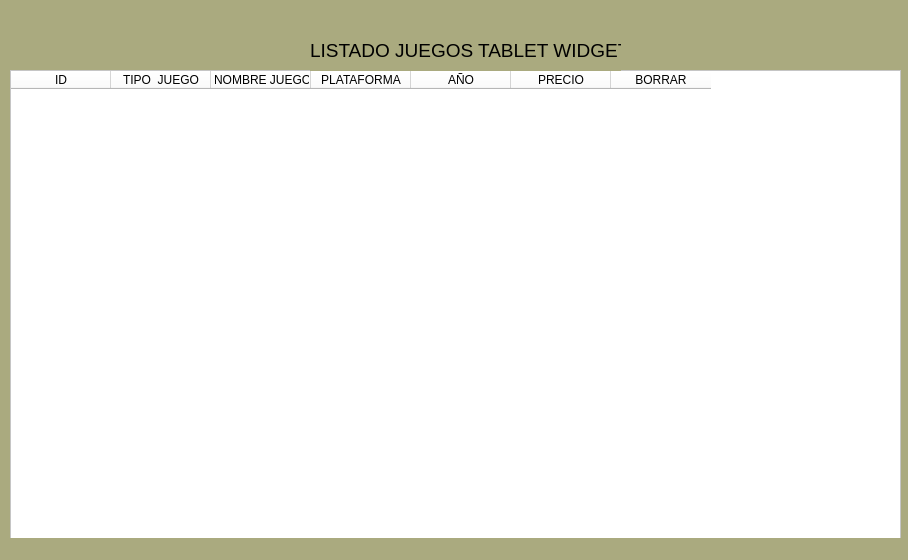
<?xml version="1.0" encoding="UTF-8"?>
<ui version="4.0">
 <class>MainWindow</class>
 <widget class="QMainWindow" name="MainWindow">
  <property name="geometry">
   <rect>
    <x>0</x>
    <y>0</y>
    <width>908</width>
    <height>560</height>
   </rect>
  </property>
  <property name="windowTitle">
   <string>MainWindow</string>
  </property>
  <property name="styleSheet">
   <string notr="true">background-color: rgb(170, 170, 127);</string>
  </property>
  <widget class="QWidget" name="centralwidget">
   <widget class="QTableWidget" name="tabla_juegos">
    <property name="geometry">
     <rect>
      <x>10</x>
      <y>70</y>
      <width>891</width>
      <height>491</height>
     </rect>
    </property>
    <property name="styleSheet">
     <string notr="true">background-color: rgb(255, 255, 255);</string>
    </property>
    <column>
     <property name="text">
      <string>ID</string>
     </property>
     <property name="toolTip">
      <string/>
     </property>
     <property name="font">
      <font>
       <family>MS Shell Dlg 2</family>
       <kerning>true</kerning>
      </font>
     </property>
    </column>
    <column>
     <property name="text">
      <string>TIPO  JUEGO</string>
     </property>
     <property name="font">
      <font>
       <family>MS Shell Dlg 2</family>
      </font>
     </property>
    </column>
    <column>
     <property name="text">
      <string>       NOMBRE JUEGO      </string>
     </property>
    </column>
    <column>
     <property name="text">
      <string>PLATAFORMA</string>
     </property>
    </column>
    <column>
     <property name="text">
      <string>AÑO</string>
     </property>
    </column>
    <column>
     <property name="text">
      <string>PRECIO</string>
     </property>
    </column>
    <column>
     <property name="text">
      <string>BORRAR</string>
     </property>
    </column>
   </widget>
   <widget class="QLabel" name="label">
    <property name="geometry">
     <rect>
      <x>310</x>
      <y>30</y>
      <width>311</width>
      <height>41</height>
     </rect>
    </property>
    <property name="font">
     <font>
      <pointsize>14</pointsize>
     </font>
    </property>
    <property name="text">
     <string>LISTADO JUEGOS TABLET WIDGET</string>
    </property>
   </widget>
  </widget>
  <widget class="QStatusBar" name="statusbar"/>
 </widget>
 <resources/>
 <connections/>
</ui>
